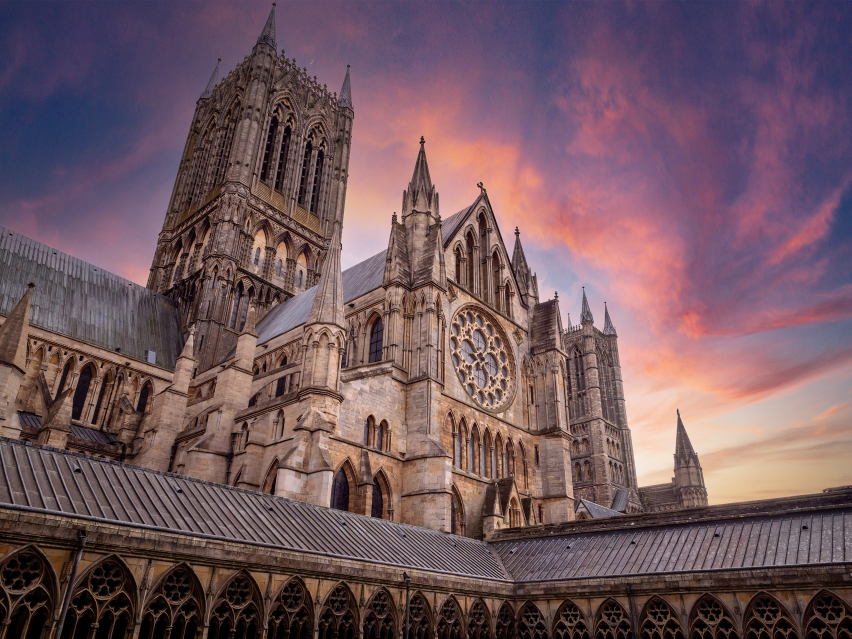
#> input picture img/cath.jpg, 2555 x 1916 px (shown at 1/3 size)
$ python main.py img/cath.jpg
#> lines starting #> are read from the running program, lines starting #| are printed output that depends on the picture
### asc.py
import numpy as np
from PIL import Image, ImageDraw, ImageFont, ImageEnhance


class AsciiConverter:
    def __init__(
        self,
        path,
        image_scale=1,
        font="fonts/UbuntuMono.ttf",
        font_size=12,
        custom_chars=None,
    ):
        self.path = path  # path to file
        self.image_scale = image_scale  # image scaling before ascii conversion is done

        # load image
        self.image_data = Image.open(path)
        self.width = self.image_data.width
        self.height = self.image_data.height
        self.resize_image()
        self.pixels = self.__image_to_pixels()

        # init fonts
        if font_size % 2:
            font_size += 1
        self.__font_size = font_size
        self.__font_name = font
        self.__font = ImageFont.truetype(font, size=font_size)

        # ascii char database
        self.__chars = np.array(list(' .",:;!~+-xmo*#W&8@'))
        self.__colour_chars = np.array(list(" ixzao*#MW&8%B@$"))
        self.__custom_chars = None  # custom chars for the ascii conversion
        if custom_chars != None:
            self.__custom_chars == custom_chars

    # generates a greyscale ascii art version of the current image
    def generate_grey_ascii(self, force_all_characters=False):
        if self.__custom_chars != None:
            chars = self.__custom_chars
        else:
            chars = self.__chars

        luminance = self.__convert_pixels_to_luminance(self.pixels)
        if force_all_characters == True:
            luminance = luminance / max(luminance)
        indexes = np.around(luminance * (len(chars) - 1)).astype(np.int32)
        indexes = np.split(indexes, len(indexes) / self.image_data.width)

        # create new image
        target = Image.new(
            "RGB",
            (
                int(self.image_data.width * self.__font_size / 2),
                int(self.image_data.height * self.__font_size),
            ),
            color=0,
        )
        draw = ImageDraw.Draw(target)
        draw.font = self.__font

        offset = 0

        for line in indexes:
            s = "".join(chars[line])
            draw.text((0, offset), s, align="center")
            offset += self.__font_size

        target.save(self.path[:-4] + "_ascii.png")
        target.show()

    # generates a colour ascii art version of the current image
    # [57 lines left out: functions generate_colour_ascii, change_image, change_font_size, not called in this run]

    # changes current font (use monospace)
    def change_font(self, font):
        self.__font_name = font
        self.__font = ImageFont.truetype(font, self.__font_size)

    # set a custom ascii character database
    def custom_chars(self, custom_chars=None):
        self.__custom_chars = custom_chars

    # apply brightness effect (0 => darker, 1 => no effect, > 1 => brighter)
    # [12 lines left out: functions apply_brightness, apply_contrast, not called in this run]

    # scale image to be bigger or smaller (final ascii is often large amount of pixels)
    def resize_image(self, scale=None):
        if scale != None:
            self.image_scale = scale

        sz = (self.width, self.height * 0.5)
        new_sz = tuple(int(self.image_scale * x) for x in sz)
        self.image_data = self.image_data.resize(
            new_sz, resample=Image.Resampling.LANCZOS
        )

    def __convert_pixels_to_luminance(self, pixels):
        scale = np.array([0.3, 0.5, 0.11])
        luminance = pixels * scale / 255
        return np.sum(luminance, axis=1)

    def __image_to_pixels(self):
        return np.array(self.image_data.getdata())

### main.py
from asc import AsciiConverter
import sys


def main():
    # default values
    scale = 0.5
    font = "fonts/UbuntuMono.ttf"
    font_size = 15
    colour = False
    contrast = None
    brightness = None
    force = False

    # get arguments
    if len(sys.argv) < 2:
        filename = input("Please enter the path to the image file.")
    else:
        filename = sys.argv[len(sys.argv) - 1]

    for i, arg in enumerate(sys.argv):
        match arg:
            case "-s":
                scale = float(sys.argv[i + 1])
            case "-f":
                font = sys.argv[i + 1]
            case "-fs":
                font_size = int(sys.argv[i + 1])
            case "-col":
                colour = True
            case "-c":
                contrast = float(sys.argv[i + 1])
            case "-b":
                brightness = float(sys.argv[i + 1])
            case "-F":
                force = True

    # run program
    converter = AsciiConverter(filename, scale, font, font_size)
#> in __init__, self.image_data is the input picture: PIL image 2555x1916 RGB; mean R, G, B 114.3, 88.2, 95.5
#> in resize_image, `self.image_data = self.image_data.resize( new_sz, resample=Image.Resam..`:
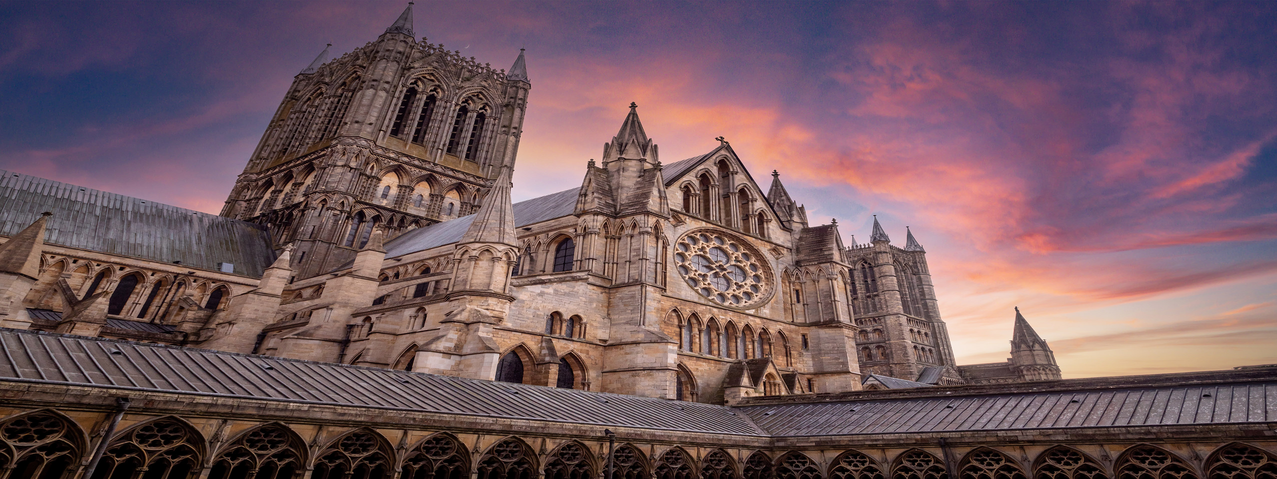
#> self.image_data: PIL image 1277x479 RGB; mean R, G, B 114.3, 88.2, 95.5

    if brightness != None:
        converter.apply_brightness(brightness)
    if contrast != None:
        converter.apply_contrast(contrast)

    if colour:
        converter.generate_colour_ascii()
    else:
        converter.generate_grey_ascii(force)
#> in generate_grey_ascii, `indexes = np.split(indexes, len(indexes) / self.image_data.width)`: indexes = 479 items
#> in generate_grey_ascii, `target = Image.new( "RGB", ( int(self.image_data.width * self.__font_s..`: target: PIL image 10216x7664 RGB; every value is 0
#> the loop in generate_grey_ascii, `for line in indexes:` made 479 passes
#> offset on passes 1 to 3: 16, 32, 48
#> after the loop in generate_grey_ascii, `for line in indexes:`: offset = 7664
#> in generate_grey_ascii, `target.save(self.path[:-4] + "_ascii.png")`:
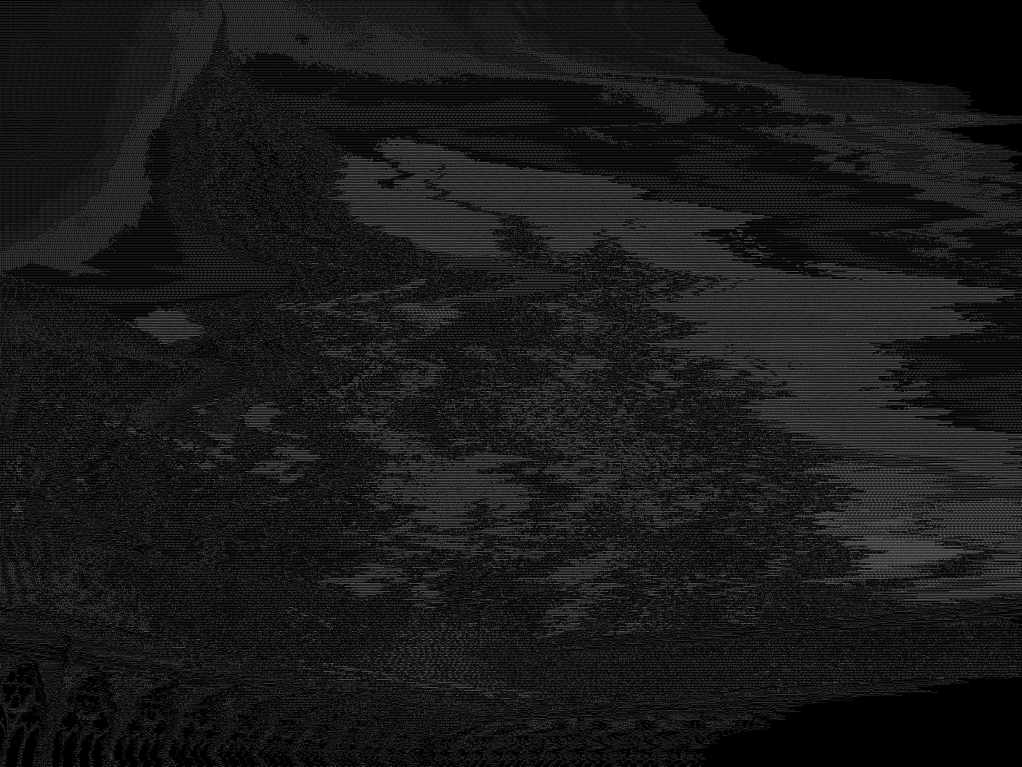
#> saved as cath_ascii.png: PIL image 10216x7664 RGB (shown at 1/10 size); min 0, max 255, mean 25.1


if __name__ == "__main__":
    main()
